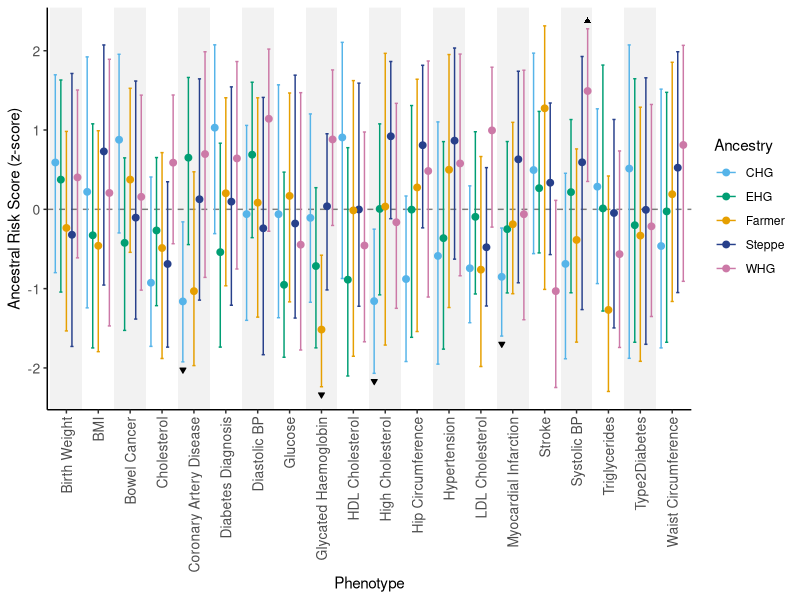

Write the R code that produced this figure.
df = read.csv("NonRBC.csv")

df = df[which(df$ancestry !=  "EastAsian"), ]
df = df[which(df$ancestry !=  "African"), ]
#df = df[which(df$ancestry !=  "Yamnaya"), ]

df = df[which(df[[1]] !=  "Elevated_Blood_Glucose"), ]

for (i in 1:nrow(df)) {
  temp = df[i,1]
  temp = gsub("_indbootstrap", "", temp)
  df[i,1] = gsub("_", " ", temp)
}
for (i in 1:nrow(df)) {
  if (df$ancestry[i] == "Yamnaya") { df$ancestry[i] = "Steppe" }
  temp = df[i,1]
  temp = gsub("_indbootstrap", "", temp)
  df[i,1] = gsub("_", " ", temp)
}
#df = df[df$ancestry != "Steppe", ]

#df = df[which(df$ancestry !=  "EastAsian"), ]
names(df)[2] = "Ancestry"
library(ggplot2)
ntraits = length(unique(df$phenotype))

shading <- data.frame(xstart = seq(0.5,ntraits + 0.5 - 1,1),  
                      xend = seq(1.5,ntraits + 1.5 - 1,1), 
                      col =  c(  rep(c(2,1), floor(ntraits/2)    )    )   )
# Plot
ymin = min( df$mean - df$yerr1) 
ymax =   max( df$mean + df$yerr2)

names(df)[1] = "Phenotype"


vv = c()
for (i in 1:nrow(df)) {
  l = df$mean - df$yerr1
  h = df$mean + df$yerr2
  if (h[i] < 0 |  l[i] > 0) {
    print(df[i,])
    vv = c(vv, i)
  }
}

stars_df <- df[vv, c("Phenotype", "Ancestry", "mean", "yerr2")]
stars_df$label <- "*"
stars_df$y_star <- stars_df$mean    # Add vertical offset for star

dodge <- position_dodge(width = 0.87)

 p = ggplot(df, aes(x = Phenotype, y = mean, color = Ancestry)) +
  geom_rect(data=shading, aes(xmin=xstart,xmax=xend, 
                              ymin = ymin -10,   ymax  = ymax  +!0), 
            fill = c(rep(c("grey","white"), floor(ntraits / 2)  )  )  ,    alpha = 0.2,    inherit.aes = FALSE)  + geom_hline(yintercept = 0, linetype="dashed", alpha=0.5) + 
  geom_point(size=2, position=position_dodge(width=0.87)) +  geom_errorbar(aes(ymin = mean - yerr1, ymax = mean + yerr2),  position = position_dodge(width = 0.87), width = 0.5) +
  theme_classic() +  theme(axis.text = element_text(size=10),  
                           axis.text.x = element_text(angle = 90, vjust = 0.5, hjust=1) , plot.title = element_text( hjust = 0.5)) +
  coord_cartesian(ylim = c(ymin, ymax)) +  labs(y = "Ancestral Risk Score (z-score)") +
  scale_color_manual(values=c( "#56B4E9", "#009E73", "#E69F00",  
                                 "royalblue4", "#CC79A7"))

 # 2. Create a new data frame for your specific points
 special_points <- data.frame(
   x = c(5-0.345, 9, 11-0.345, 15-0.345, 17+0.345),
  y= c( -1.923418-0.1 ,-2.236729 -0.1 ,-2.067708 -0.1 ,-1.597757-0.1  ,2.276339+0.1)
 )
 
 # 3. Add the special points on top
 p = p + geom_point(data = special_points, aes(x = x, y = y), 
                color = "black", size = c(1.2,1.2,1.2,1.2,1.4),fill="black", shape = c(25,25,25,25,17))  # triangle shape

pdf(("RiskScore_bases.pdf"), width = 11.5, height = 5)
print(p)
dev.off()

